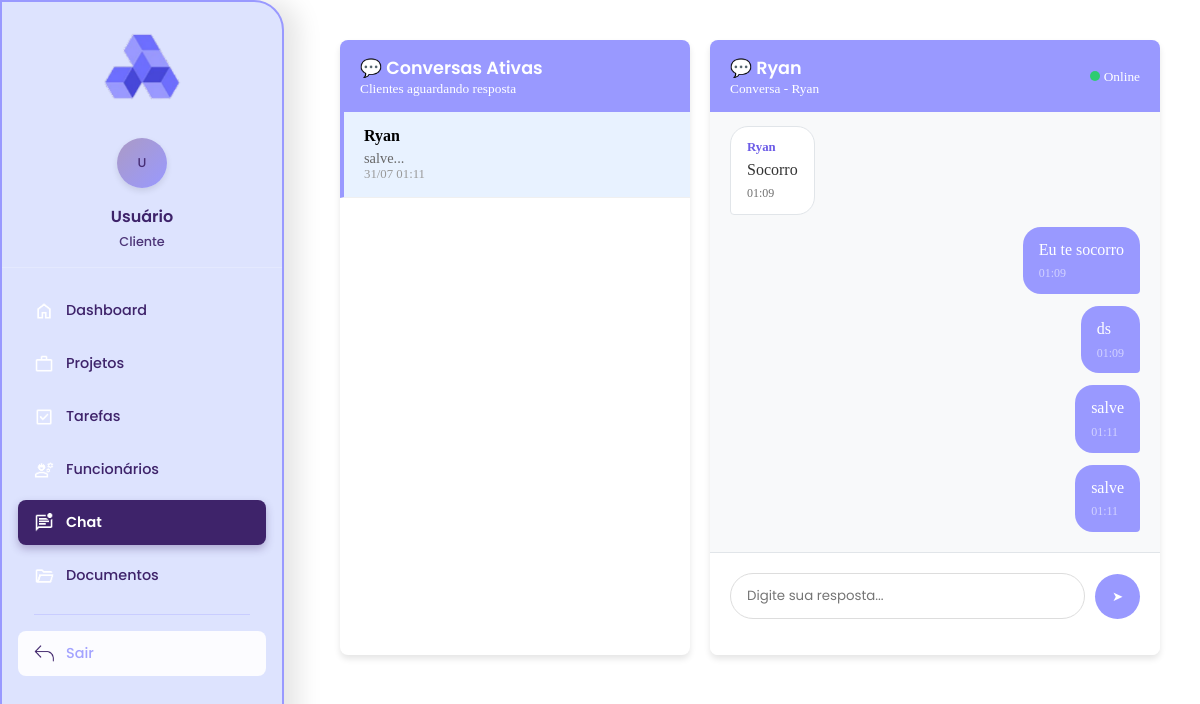
/gestor/chat.php?conversa=1, run on the app's committed database.
### tables this page shows
CREATE TABLE `conversas` (
  `id` int(11) NOT NULL,
  `cliente_id` int(11) NOT NULL,
  `titulo` varchar(255) NOT NULL,
  `status` enum('ativa','fechada','pausada') DEFAULT 'ativa',
  `criado_em` timestamp NOT NULL DEFAULT current_timestamp(),
  `ultima_mensagem` timestamp NOT NULL DEFAULT current_timestamp() ON UPDATE current_timestamp()
);

CREATE TABLE `usuarios` (
  `id` int(11) NOT NULL,
  `nome` varchar(100) NOT NULL,
  `email` varchar(100) NOT NULL,
  `senha` varchar(255) NOT NULL,
  `tipo` enum('cliente','admin','funcionario') NOT NULL,
  `criado_em` timestamp NOT NULL DEFAULT current_timestamp()
);

CREATE TABLE `chat_mensagens` (
  `id` int(11) NOT NULL,
  `conversa_id` int(11) NOT NULL,
  `remetente_id` int(11) NOT NULL,
  `mensagem` text NOT NULL,
  `lida` tinyint(1) DEFAULT 0,
  `enviado_em` timestamp NOT NULL DEFAULT current_timestamp()
);

### gestor/chat.php (the view, shortened to what this page needs)
<?php
$pdo = null;
if (!isset($pdo) || $pdo === null) {
    try {
        $host = 'localhost';
        $dbname = 'augebit';
        $username = 'root';
        $password = '';
        $pdo = new PDO("mysql:host=$host;dbname=$dbname;charset=utf8mb4", $username, $password);
        $pdo->setAttribute(PDO::ATTR_ERRMODE, PDO::ERRMODE_EXCEPTION);
        $pdo->setAttribute(PDO::ATTR_DEFAULT_FETCH_MODE, PDO::FETCH_ASSOC);
    } catch (PDOException $e) {
        die("
        <div style='font-family: Arial; padding: 20px; background: #f8d7da; color: #721c24; border-radius: 5px; margin: 20px;'>
            <h3>❌ Erro de Conexão</h3>
            <p><strong>Não foi possível conectar ao banco de dados.</strong></p>
            <p><strong>Erro:</strong> " . htmlspecialchars($e->getMessage()) . "</p>
        </div>
        ");
    }
}
$conversa_id = isset($_GET['conversa']) ? (int)$_GET['conversa'] : null;
$cliente_selecionado = null;
if ($conversa_id) {
    $stmt = $pdo->prepare("
        SELECT c.*, u.nome as cliente_nome
        FROM conversas c
        JOIN usuarios u ON c.cliente_id = u.id
        WHERE c.id = ?
    ");
    $stmt->execute([$conversa_id]);
    $cliente_selecionado = $stmt->fetch();
}
$stmt = $pdo->prepare("
    SELECT
        c.id,
        c.cliente_id,
        u.nome as cliente_nome,
        c.titulo,
        c.ultima_mensagem,
        c.status,
        COUNT(CASE WHEN m.lida = 0 AND m.remetente_id = c.cliente_id THEN 1 END) as mensagens_nao_lidas,
        (SELECT mensagem FROM chat_mensagens WHERE conversa_id = c.id ORDER BY enviado_em DESC LIMIT 1) as ultima_mensagem_texto
    FROM conversas c
    LEFT JOIN usuarios u ON c.cliente_id = u.id
    LEFT JOIN chat_mensagens m ON c.id = m.conversa_id
    WHERE c.status = 'ativa'
    GROUP BY c.id, c.cliente_id, u.nome, c.titulo, c.ultima_mensagem, c.status
    ORDER BY c.ultima_mensagem DESC
");
$stmt->execute();
$conversas = $stmt->fetchAll();
$mensagens_iniciais = [];
if ($conversa_id) {
    $stmt = $pdo->prepare("
        SELECT m.*, u.nome as remetente_nome, u.tipo as remetente_tipo,
               DATE_FORMAT(m.enviado_em, '%H:%i') as hora_formatada
        FROM chat_mensagens m
        JOIN usuarios u ON m.remetente_id = u.id
        WHERE m.conversa_id = ?
        ORDER BY m.enviado_em ASC
        LIMIT 50
    ");
    $stmt->execute([$conversa_id]);
    $mensagens_iniciais = $stmt->fetchAll();
}
include 'sidebar.php';
?>
<!DOCTYPE html>
<html lang="pt-br">
<head>
    <link rel="stylesheet" href="css/geral.css">
</head>
<body>
    <div class="main-content">
        <div class="chat-layout">
            <div class="conversations-panel">
                <div class="conversations-header">
                    <h3>💬 Conversas Ativas</h3>
                    <small>Clientes aguardando resposta</small>
                </div>
                <div class="conversations-list">
                    <?php if (empty($conversas)): ?>
                        <div class="empty-state">
                            <p>Nenhuma conversa ativa no momento.</p>
                        </div>
                    <?php else: ?>
                        <?php foreach ($conversas as $conv): ?>
                            <div class="conversation-item <?= $conv['id'] == $conversa_id ? 'active' : '' ?>"
                                 onclick="selecionarConversa(<?= $conv['id'] ?>)">
                                <div class="conversation-client">
                                    <strong><?= htmlspecialchars($conv['cliente_nome']) ?></strong>
                                </div>
                                <div class="conversation-preview">
                                    <?= htmlspecialchars(substr($conv['ultima_mensagem_texto'] ?? 'Nova conversa', 0, 50)) ?>...
                                </div>
                                <div class="conversation-time">
                                    <?= date('d/m H:i', strtotime($conv['ultima_mensagem'])) ?>
                                </div>
                            </div>
                        <?php endforeach; ?>
                    <?php endif; ?>
                </div>
            </div>
            <div class="chat-container">
                <?php if (!$cliente_selecionado): ?>
                    <div class="no-conversation">
                        <h3>👈 Selecione uma conversa</h3>
                        <p>Escolha um cliente na lista ao lado para iniciar o atendimento.</p>
                    </div>
                <?php else: ?>
                    <div class="chat-header">
                        <div>
                            <h3>💬 <?= htmlspecialchars($cliente_selecionado['cliente_nome']) ?></h3>
                            <small><?= htmlspecialchars($cliente_selecionado['titulo'] ?? '') ?></small>
                        </div>
                        <div>
                            <span class="status-online"></span>
                            <small>Online</small>
                        </div>
                    </div>
                    <div class="chat-messages" id="chatMessages">
                        <?php if (empty($mensagens_iniciais)): ?>
                            <div class="empty-state">
                                <h4>💬 Conversa iniciada</h4>
                                <p>Inicie o atendimento ao cliente <?= htmlspecialchars($cliente_selecionado['cliente_nome']) ?>.</p>
                            </div>
                        <?php else: ?>
                            <?php foreach ($mensagens_iniciais as $msg): ?>
                                <div class="message <?= $msg['remetente_tipo'] ?>" data-id="<?= $msg['id'] ?>">
                                    <?php if ($msg['remetente_tipo'] == 'cliente'): ?>
                                        <div class="message-sender">
                                            <?= htmlspecialchars($msg['remetente_nome']) ?>
                                        </div>
                                    <?php endif; ?>
                                    <div class="message-content">
                                        <?= nl2br(htmlspecialchars($msg['mensagem'])) ?>
                                    </div>
                                    <div class="message-time">
                                        <?= $msg['hora_formatada'] ?>
                                    </div>
                                </div>
                            <?php endforeach; ?>
                        <?php endif; ?>
                    </div>
                    <div class="chat-input">
                        <form id="chatForm" class="input-group">
                            <textarea
                                id="messageInput"
                                class="message-input"
                                placeholder="Digite sua resposta..."
                                rows="1"
                                maxlength="1000"
                                required
                            ></textarea>
                            <button type="submit" class="send-btn" id="sendBtn">
                                ➤
                            </button>
                        </form>
                    </div>
                <?php endif; ?>
            </div>
        </div>
    </div>
</body>
</html>

### gestor/css/geral.css (style rules this page uses)
.main-content { margin-left: 300px; padding: 2rem; }
h3 { font-family: 'Poppins'; font-weight: 200px; }
textarea { font-family: 'Poppins'; font-weight: 200px; }

### gestor/chat.php (style rules this page uses)
:root { --primary-color: #9999FF; --accent-color: #6c5ce7; --success-color: #2ecc71; --error-color: #e74c3c; --border-radius: 8px; --box-shadow: 0 4px 6px rgba(0, 0, 0, 0.1); --transition: all 0.3s ease; }
.chat-layout { display: grid; grid-template-columns: 350px 1fr; gap: 20px; height: 600px; max-height: 600px; }
.conversations-panel { background: white; border-radius: var(--border-radius); box-shadow: var(--box-shadow); display: flex; flex-direction: column; height: 100%; }
.conversations-header { background: var(--primary-color); color: white; padding: 15px 20px; border-radius: var(--border-radius) var(--border-radius) 0 0; }
.conversations-header h3 { margin: 0; font-size: 1.1rem; }
.conversations-list { flex: 1; overflow-y: auto; }
.conversation-item { padding: 15px 20px; border-bottom: 1px solid #f0f0f0; cursor: pointer; transition: var(--transition); position: relative; }
.conversation-item.active { background: #e8f2ff; border-left: 4px solid var(--primary-color); }
.conversation-client { font-weight: 600; margin-bottom: 5px; display: flex; justify-content: space-between; align-items: center; }
.conversation-preview { font-size: 0.9rem; color: #666; white-space: nowrap; overflow: hidden; text-overflow: ellipsis; }
.conversation-time { font-size: 0.8rem; color: #999; }
.chat-container { background: white; border-radius: var(--border-radius); box-shadow: var(--box-shadow); display: flex; flex-direction: column; height: 100%; }
.chat-header { background: var(--primary-color); color: white; padding: 15px 20px; border-radius: var(--border-radius) var(--border-radius) 0 0; display: flex; align-items: center; justify-content: space-between; }
.chat-header h3 { margin: 0; font-size: 1.1rem; }
.status-online { width: 10px; height: 10px; background: var(--success-color); border-radius: 50%; display: inline-block; margin-left: 8px; }
.chat-messages { flex: 1; padding: 20px; overflow-y: auto; background: #f8f9fa; display: flex; flex-direction: column; gap: 12px; max-height: 400px; }
.message { max-width: 70%; padding: 12px 16px; border-radius: 18px; line-height: 1.4; position: relative; }
.message.cliente { background: white; color: #333; align-self: flex-start; border: 1px solid #e1e5e9; border-bottom-left-radius: 4px; }
.message.gestor, .message.admin { background: var(--primary-color); color: white; align-self: flex-end; border-bottom-right-radius: 4px; }
.message-time { font-size: 0.75rem; opacity: 0.7; margin-top: 4px; }
.message.gestor .message-time, .message.admin .message-time { color: rgba(255,255,255,0.8); }
.message-sender { font-size: 0.8rem; font-weight: 600; margin-bottom: 2px; color: var(--accent-color); }
.chat-input { padding: 20px; border-top: 1px solid #e1e5e9; background: white; border-radius: 0 0 var(--border-radius) var(--border-radius); }
.input-group { display: flex; gap: 10px; align-items: flex-end; }
.message-input { flex: 1; padding: 12px 16px; border: 1px solid #ddd; border-radius: 25px; resize: none; max-height: 100px; min-height: 45px; outline: none; transition: var(--transition); }
.send-btn { background: var(--primary-color); color: white; border: none; border-radius: 50%; width: 45px; height: 45px; cursor: pointer; display: flex; align-items: center; justify-content: center; transition: var(--transition); }

### data on the page
conversas: cliente.nome "Ryan", ultima_mensagem_texto "salve", ultima_mensagem "31/07 01:11", titulo "Conversa - Ryan"
chat_mensagens: remetente.nome "Ryan", mensagem "Socorro", hora_formatada "01:09"
chat_mensagens: mensagem "Eu te socorro", hora_formatada "01:09"
chat_mensagens: mensagem "ds", hora_formatada "01:09"
chat_mensagens: mensagem "salve", hora_formatada "01:11"
chat_mensagens: mensagem "salve", hora_formatada "01:11"

### other printed values
substr($_SESSION['usuario_nome'] ?? 'U', 0, 1) "U"
$_SESSION['usuario_nome'] "Usuário"
getUserTypeName($userType) "Cliente"
$item['label'] "Dashboard"
$item['label'] "Projetos"
$item['label'] "Tarefas"
$item['label'] "Funcionários"
$item['label'] "Chat"
$item['label'] "Documentos"
